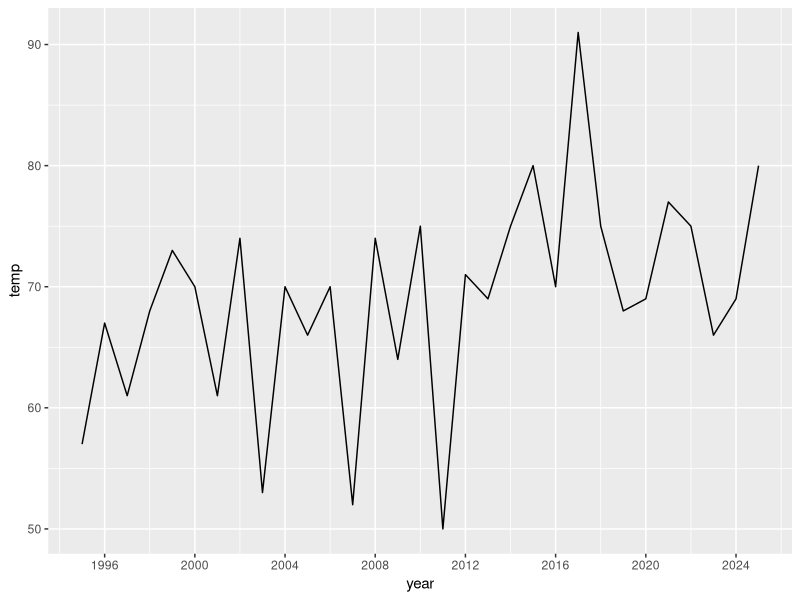
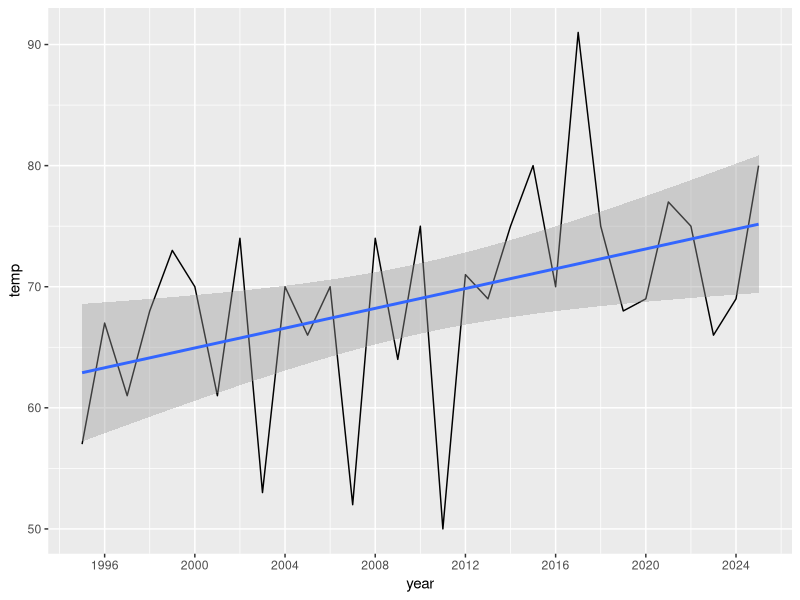
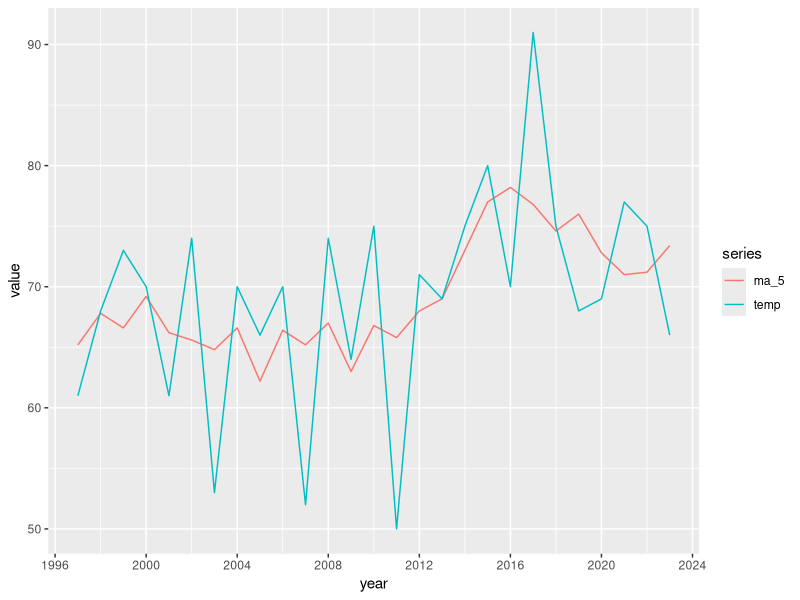
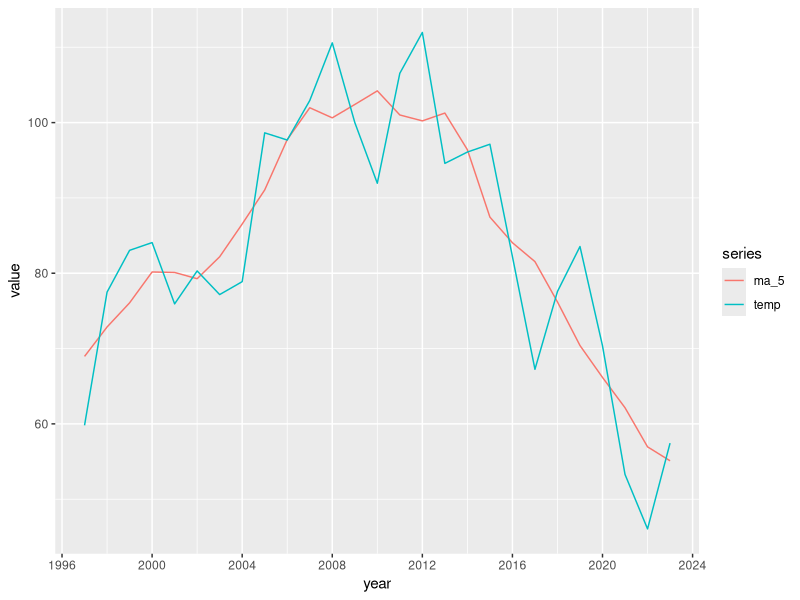

Generate these figures, in order, with R:
## ---- chunk 1
knitr::opts_chunk$set(
  asp =  1.62,
  fig.align = "center"
)
## ---- chunk 2
library(tidyverse)

temp <- c(80, 69, 66, 75, 77, 69, 68, 75, 91, 70, 80, 75, 69, 71, 50, 75, 64, 74, 52, 70, 66, 70, 53, 74, 61, 70, 73, 68, 61, 67, 57)


(x <- tibble(temp = rev(temp), year = 1995:2025))
## ---- chunk 3
x %>%
  ggplot(aes(year, temp)) +
  geom_line() +
  scale_x_continuous(breaks = seq(1996, 2025, 4))
## ---- chunk 4
x %>%
  ggplot(aes(year, temp)) +
  geom_line() +
  geom_smooth(method = "lm") +
  scale_x_continuous(breaks = seq(1996, 2025, 4))
## ---- chunk 5
x %>%
  mutate(
    lag0 = temp,
    lag1 = lag(temp),
    lag2 = lag(temp, 2),
    lead1 = lead(temp),
    lead2 = lead(temp, 2)
  ) %>%
  na.omit() %>%
  gather(,,lag0:lead2) %>%
  group_by(year) %>%
  transmute(year, temp, ma_5 = mean(value)) %>%
  gather("series", "value", -year) %>%
  ggplot(aes(year, value, color = series)) +
  geom_line() +
  scale_x_continuous(breaks = seq(1996, 2025, 4))
## ---- chunk 6
set.seed(08182026)

innovations <- rnorm(
  n = length(1995:2025),
  mean = 0,
  sd = sd(x$temp)
)

temp <- mean(x$temp) + cumsum(innovations)

(y <- tibble(year = 1995:2025, temp = temp))
## ---- chunk 7
y %>%
  mutate(
    lag0 = temp,
    lag1 = lag(temp),
    lag2 = lag(temp, 2),
    lead1 = lead(temp),
    lead2 = lead(temp, 2)
  ) %>%
  na.omit() %>%
  gather(,,lag0:lead2) %>%
  group_by(year) %>%
  transmute(year, temp, ma_5 = mean(value)) %>%
  gather("series", "value", -year) %>%
  ggplot(aes(year, value, color = series)) +
  geom_line() +
  scale_x_continuous(breaks = seq(1996, 2025, 4))
